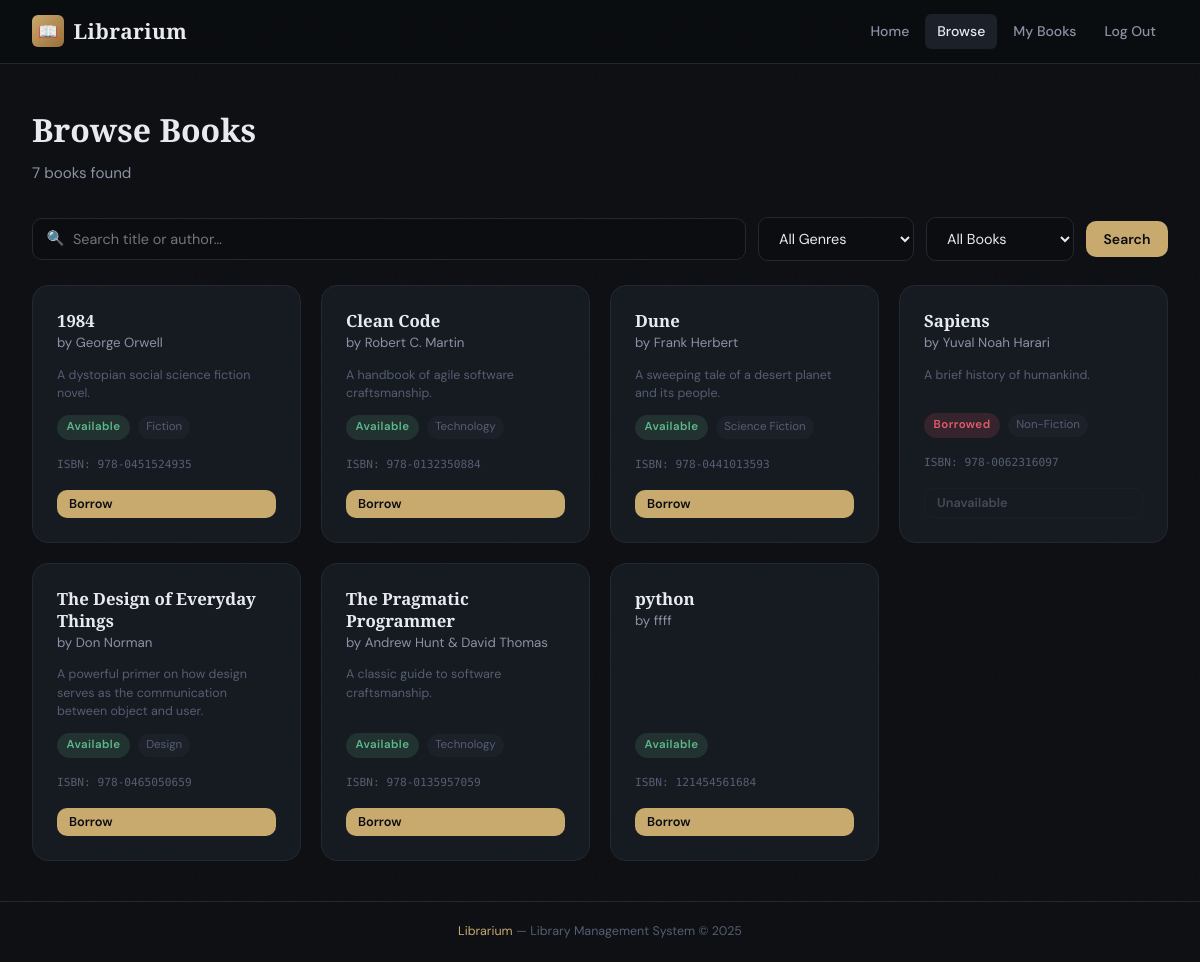
The app's page /books (signed in) with its own data.
### models.py (models this page shows, shortened)
class Book(db.Model):
    __tablename__ = "books"
    id = db.Column(db.Integer, primary_key=True)
    title = db.Column(db.String(200), nullable=False)
    author = db.Column(db.String(150), nullable=False)
    isbn = db.Column(db.String(20), unique=True, nullable=False, index=True)
    genre = db.Column(db.String(80), nullable=True)
    description = db.Column(db.Text, nullable=True)
    availability_status = db.Column(db.Boolean, default=True, nullable=False)  # True = available
    added_at = db.Column(db.DateTime, default=datetime.utcnow)
    borrowings = db.relationship("Borrowing", backref="book", lazy="dynamic")
    @property
    def is_available(self):
        return self.availability_status

### routes.py (the view)
@main.route("/books")
def books():
    search = request.args.get("q", "").strip()
    genre_filter = request.args.get("genre", "").strip()
    availability = request.args.get("availability", "all")
    query = Book.query
    if search:
        query = query.filter(
            Book.title.ilike(f"%{search}%") | Book.author.ilike(f"%{search}%")
        )
    if genre_filter:
        query = query.filter(Book.genre == genre_filter)
    if availability == "available":
        query = query.filter_by(availability_status=True)
    elif availability == "borrowed":
        query = query.filter_by(availability_status=False)
    all_books = query.order_by(Book.title).all()
    genres = db.session.query(Book.genre).filter(Book.genre.isnot(None)).distinct().all()
    genres = [g[0] for g in genres]
    return render_template("books.html", books=all_books, genres=genres,
                            search=search, genre_filter=genre_filter, availability=availability)

### models.py (called while the page is built)
    @property
    def is_admin(self):
        return self.role == "admin"

### routes.py (called while the page is built)
def current_user():
    if "user_id" in session:
        return User.query.get(session["user_id"])
    return None

@main.context_processor
def inject_user():
    return {"current_user": current_user()}

### templates/books.html (shortened to what this page needs)
{% extends "base.html" %}
{% block content %}
<div class="page-header flex items-center justify-between">
  <div>
    <h1>Browse Books</h1>
    <p>{{ books|length }} book{{ 's' if books|length != 1 else '' }} found</p>
  </div>
</div>
<form method="GET" action="{{ url_for('main.books') }}" class="search-bar">
  <div class="search-input-wrap">
    <span class="search-icon">🔍</span>
    <input type="text" name="q" value="{{ search }}" class="form-input" placeholder="Search title or author…">
  </div>
  <select name="genre" class="form-select" style="width:auto;min-width:140px">
    <option value="">All Genres</option>
  </select>
  <select name="availability" class="form-select" style="width:auto;min-width:140px">
    <option value="all"       {% if availability == 'all'       %}selected{% endif %}>All Books</option>
  </select>
  <button type="submit" class="btn btn-primary">Search</button>
</form>
{% if books %}
<div class="books-grid">
  {% for book in books %}
  <div class="book-card">
    <div>
      <div class="book-title">{{ book.title }}</div>
      <div class="book-author">by {{ book.author }}</div>
    </div>
    {% if book.description %}
      <p class="text-xs text-muted" style="line-height:1.5">{{ book.description[:110] }}{% if book.description|length > 110 %}…{% endif %}</p>
    {% endif %}
    <div class="book-meta">
      <span class="badge {% if book.is_available %}badge-available{% else %}badge-borrowed{% endif %}">
        {% if book.is_available %}Available{% else %}Borrowed{% endif %}
      </span>
      {% if book.genre %}<span class="book-genre">{{ book.genre }}</span>{% endif %}
    </div>
    <div class="book-isbn">ISBN: {{ book.isbn }}</div>
    <div style="display:flex;gap:.5rem;margin-top:.25rem">
      {% if current_user and not current_user.is_admin and book.is_available %}
        <form method="POST" action="{{ url_for('main.borrow_book', book_id=book.id) }}" style="flex:1">
          <button type="submit" class="btn btn-primary btn-sm w-full">Borrow</button>
        </form>
      {% elif not current_user %}
        <a href="{{ url_for('main.login') }}" class="btn btn-ghost btn-sm" style="flex:1;justify-content:center">Log in to borrow</a>
      {% elif current_user and not current_user.is_admin %}
        <button class="btn btn-ghost btn-sm" style="flex:1" disabled>Unavailable</button>
      {% endif %}
    </div>
  </div>
  {% endfor %}
</div>
{% endif %}
{% endblock %}

### static/css/style.css (style rules this page uses)
*, *::before, *::after { box-sizing: border-box; margin: 0; padding: 0; }
:root { --bg-base: #0b0d11; --bg-surface: #111318; --bg-card: #161a21; --bg-elevated: #1c2029; --border: #242830; --border-glow: #2e3545; --text-primary: #e8eaf0; --text-secondary: #8b92a5; --text-muted: #555e72; --accent: #c8a96e; --accent-dim: rgba(200,169,110,.15); --accent-hover:#dfc08a; --danger: #e05c6e; --danger-dim: rgba(224,92,110,.15); --success: #5db88a; --success-dim: rgba(93,184,138,.15); --info: #5b9bd5; --info-dim: rgba(91,155,213,.15); --warning: #e0a040; --radius-sm: 6px; --radius: 10px; --radius-lg: 16px; --shadow: 0 4px 24px rgba(0,0,0,.45); --shadow-lg: 0 8px 48px rgba(0,0,0,.6); --font-display: 'Playfair Display', Georgia, serif; --font-body: 'DM Sans', system-ui, sans-serif; --font-mono: 'DM Mono', monospace; }
html { font-size: 16px; scroll-behavior: smooth; }
body { background: var(--bg-base); color: var(--text-primary); font-family: var(--font-body); font-weight: 400; line-height: 1.6; min-height: 100vh; display: flex; flex-direction: column; }
body::before { content: ''; position: fixed; inset: 0; z-index: 0; pointer-events: none; background-size: 200px; }
.btn { display: inline-flex; align-items: center; gap: .4rem; padding: .55rem 1.1rem; font-family: var(--font-body); font-size: .875rem; font-weight: 600; border: none; border-radius: var(--radius); cursor: pointer; text-decoration: none; transition: all .2s; white-space: nowrap; }
.btn-primary { background: var(--accent); color: #0b0d11; }
.btn-ghost { background: transparent; color: var(--text-secondary); border: 1px solid var(--border); }
.btn-sm { padding: .35rem .75rem; font-size: .8rem; }
.btn:disabled { opacity: .4; cursor: not-allowed; }
.form-input, .form-select, .form-textarea { width: 100%; padding: .7rem 1rem; background: var(--bg-base); color: var(--text-primary); border: 1px solid var(--border); border-radius: var(--radius); font-family: var(--font-body); font-size: .9rem; transition: border-color .2s, box-shadow .2s; outline: none; }
.form-select option { background: var(--bg-surface); }
.badge { display: inline-flex; align-items: center; padding: .2rem .6rem; border-radius: 999px; font-size: .72rem; font-weight: 600; letter-spacing: .04em; }
.badge-available { background: var(--success-dim); color: var(--success); }
.badge-borrowed { background: var(--danger-dim); color: var(--danger); }
.books-grid { display: grid; grid-template-columns: repeat(auto-fill, minmax(260px, 1fr)); gap: 1.25rem; }
.book-card { background: var(--bg-card); border: 1px solid var(--border); border-radius: var(--radius-lg); padding: 1.5rem; display: flex; flex-direction: column; gap: .75rem; transition: all .25s; position: relative; overflow: hidden; }
.book-card::before { content: ''; position: absolute; top: 0; left: 0; right: 0; height: 2px; background: linear-gradient(90deg, transparent, var(--accent), transparent); opacity: 0; transition: opacity .25s; }
.book-title { font-family: var(--font-display); font-size: 1.05rem; font-weight: 600; color: var(--text-primary); line-height: 1.3; }
.book-author { font-size: .83rem; color: var(--text-secondary); }
.book-meta { display: flex; align-items: center; gap: .5rem; flex-wrap: wrap; margin-top: auto; }
.book-genre { font-size: .72rem; color: var(--text-muted); background: var(--bg-elevated); padding: .15rem .5rem; border-radius: 999px; }
.book-isbn { font-family: var(--font-mono); font-size: .7rem; color: var(--text-muted); margin-top: .25rem; }
.page-header { margin-bottom: 2rem; }
.page-header h1 { font-family: var(--font-display); font-size: 2rem; font-weight: 700; color: var(--text-primary); }
.page-header p { color: var(--text-secondary); font-size: .95rem; margin-top: .35rem; }
.search-bar { display: flex; gap: .75rem; margin-bottom: 1.5rem; flex-wrap: wrap; align-items: center; }
.search-input-wrap { position: relative; flex: 1; min-width: 220px; }
.search-input-wrap .search-icon { position: absolute; left: .9rem; top: 50%; transform: translateY(-50%); color: var(--text-muted); font-size: .9rem; }
.search-input-wrap input { padding-left: 2.5rem !important; }
.flex { display: flex; }
.items-center { align-items: center; }
.justify-between { justify-content: space-between; }
.text-xs { font-size: .78rem; }
.text-muted { color: var(--text-muted); }
.w-full { width: 100%; }

### records on screen
Book: title "1984", author "George Orwell", description "A dystopian social science fiction novel.", availability_status "Available", genre "Fiction", isbn "978-0451524935"
Book: title "Clean Code", author "Robert C. Martin", description "A handbook of agile software craftsmanship.", availability_status "Available", genre "Technology", isbn "978-0132350884"
Book: title "Dune", author "Frank Herbert", description "A sweeping tale of a desert planet and its people.", availability_status "Available", genre "Science Fiction", isbn "978-0441013593"
Book: title "Sapiens", author "Yuval Noah Harari", description "A brief history of humankind.", availability_status "Borrowed", genre "Non-Fiction", isbn "978-0062316097"
Book: title "The Design of Everyday Things", author "Don Norman", description "A powerful primer on how design serves as the communication between object and user.", availability_status "Available", genre "Design", isbn "978-0465050659"
Book: title "The Pragmatic Programmer", author "Andrew Hunt & David Thomas", description "A classic guide to software craftsmanship.", availability_status "Available", genre "Technology", isbn "978-0135957059"
Book: title "python", author "ffff", availability_status "Available", isbn "121454561684"

### other values on screen
{{ books|length }} "7"
{{ 's' if books|length != 1 else '' }} "s"
{{ 2025 }} "2025"
